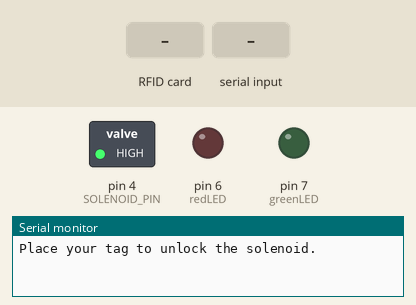
This sketch was run on a simulated Arduino Uno, built with avr-gcc and run on an emulated ATmega328P. Parts: switched loads named in the sketch (green lamp = pin HIGH), output pins drawn as LEDs (lit = HIGH), the last lines printed to the serial monitor. Wiring (inferred from the names in the program): IR receiver: data pin 5. Dashed ring = blinking. The test bench sets the inputs (shaded band). Pins used as bus, display or sensor lines are not drawn.

Above: at 1.2 s.
1.3 s: RFID card B3 C5 E3 C9 held to the reader
At 2.2 s:
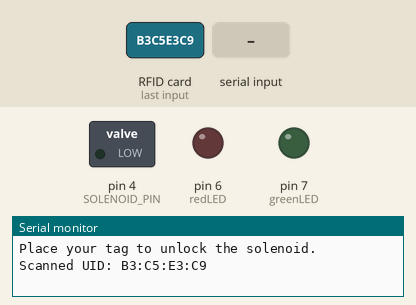
4.3 s: "True" received over Serial
At 6.1 s:
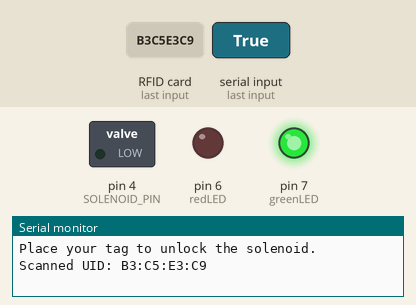
7.3 s: RFID card 5E 7A 19 C4 held to the reader
8.8 s: "1" received over Serial
At 9.84 s:
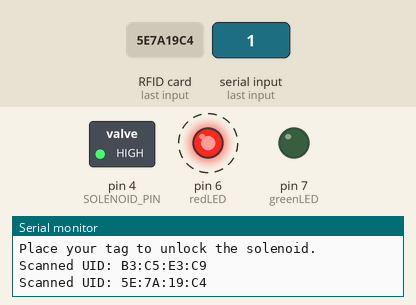
Timing chart, 0 to 11.8 s (numbered marks = the images above; inputs shaded):
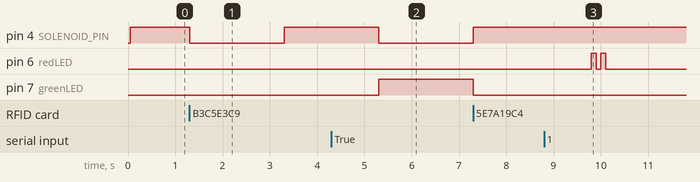

Measured:
- after the input at 1.3 s, pin 4 (SOLENOID_PIN): HIGH → LOW at once, → HIGH 2.0 s later
- after the input at 4.3 s, pin 4 (SOLENOID_PIN): HIGH → LOW after 1.0 s, → HIGH 2.0 s later; pin 7 (greenLED): LOW → HIGH after 1.0 s, → LOW 2.0 s later
- after the input at 8.8 s, pin 6 (redLED): alternates HIGH for 0.10 s and LOW for 0.10 s, 4 changes in all, then stays LOW, starting after 1.0 s

The sketch:

rfidWithPython.ino
```cpp
//  * Typical pin layout used:
//  * -----------------------------------------------------------------------------------------
//  *             MFRC522      Arduino       Arduino   Arduino    Arduino          Arduino
//  *             Reader/PCD   Uno/101       Mega      Nano v3    Leonardo/Micro   Pro Micro
//  * Signal      Pin          Pin           Pin       Pin        Pin              Pin
//  * -----------------------------------------------------------------------------------------
//  * RST/Reset   RST          9             5         D9         RESET/ICSP-5     RST
//  * SPI SS      SDA(SS)      10            53        D10        10               10
//  * SPI MOSI    MOSI         11 / ICSP-4   51        D11        ICSP-4           16
//  * SPI MISO    MISO         12 / ICSP-1   50        D12        ICSP-1           14
//  * SPI SCK     SCK          13 / ICSP-3   52        D13        ICSP-3           15

#include <SPI.h>
#include <MFRC522.h>

#define RST_PIN 9          // Reset pin
#define SS_PIN 10          // Slave select pin
#define SOLENOID_PIN 4     // GPIO pin to control the solenoid lock
#define redLED 6
#define greenLED 7
#define irSensor 5

int pyread;

MFRC522 mfrc522(SS_PIN, RST_PIN); // Create MFRC522 instance

// Define the specific UID (replace with your tag's UID)
byte mastercardUID[4] = {0xB3, 0xC5, 0xE3, 0xC9};  // Replace with your tag's UID

void setup() {
  SPI.begin();                 // Init SPI bus
  mfrc522.PCD_Init();          // Init MFRC522
  Serial.begin(115200);        // Start serial communication
  pinMode(SOLENOID_PIN, OUTPUT);
  pinMode(redLED, OUTPUT);
  pinMode(greenLED, OUTPUT);
  pinMode(irSensor, INPUT);
  digitalWrite(SOLENOID_PIN, HIGH); // Ensure solenoid is initially off

  Serial.println("Place your tag to unlock the solenoid.");

}

void loop() {
  int sensorStatus=digitalRead(irSensor); //read from IR Sensor
  if (sensorStatus == LOW){
    Serial.println("Motion Detected at IR Sensor");
    digitalWrite(SOLENOID_PIN, LOW); // Activate solenoid
    delay(2000);                     // Keep solenoid open for 2 seconds
    digitalWrite(SOLENOID_PIN, HIGH); // Deactivate solenoid
  } else {
    digitalWrite(SOLENOID_PIN, HIGH);
  }
  // Look for new cards
  if (!mfrc522.PICC_IsNewCardPresent()) return;

  // Select one of the cards
  if (!mfrc522.PICC_ReadCardSerial()) return;

  // Print UID to the serial monitor
  Serial.print("Scanned UID: ");
  for (byte i = 0; i < mfrc522.uid.size; i++) {
    Serial.print(mfrc522.uid.uidByte[i], HEX);
    if (i < mfrc522.uid.size - 1) Serial.print(":");
  }
  Serial.println();

  //check for Master Card
  if (isAuthorized(mfrc522.uid.uidByte, mfrc522.uid.size)) {
    // Serial.println("Access Granted: Unlocking solenoid...");
    digitalWrite(SOLENOID_PIN, LOW); // Activate solenoid
    delay(2000);                     // Keep solenoid open for 2 seconds
    digitalWrite(SOLENOID_PIN, HIGH); // Deactivate solenoid
    // Serial.println("Solenoid locked.");
  }

  pyread=Serial.read();

  while (!Serial.available()) {}
  String response = Serial.readString();
  response.trim();

  if (response == "True") {
    digitalWrite(greenLED, HIGH);
    digitalWrite(SOLENOID_PIN, LOW); // Activate solenoid
    delay(2000);                     // Keep solenoid open for 2 seconds
    digitalWrite(SOLENOID_PIN, HIGH); // Deactivate solenoid
    digitalWrite(greenLED, LOW);
  } else {
    digitalWrite(redLED, HIGH);
    delay(100);
    digitalWrite(redLED, LOW);
    delay(100);
    digitalWrite(redLED, HIGH);
    delay(100);
    digitalWrite(redLED, LOW);
    delay(100);
  }
  mfrc522.PICC_HaltA(); // Halt PICC
  mfrc522.PCD_StopCrypto1(); // Stop encryption on the PCD

}

// Function to check if UID matches the master card UID
bool isAuthorized(byte *uid, byte length) {
  for (byte i = 0; i < length; i++) {
    if (uid[i] != mastercardUID[i]) {
      return false;
    }
  }
  return true;
}
```
